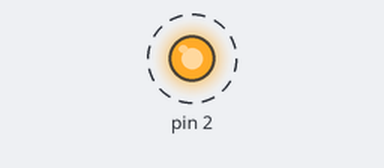
A sketch run on a simulated Arduino Uno, built with avr-gcc and run on an emulated ATmega328P. On the bench: output pins drawn as LEDs (lit = HIGH). Dashed ring = blinking.

Above: at 0.2 s.
Timing chart, 0 to 3.0 s (numbered marks = the images above):
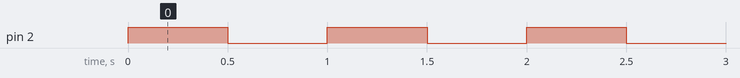

Measured:
- by itself, pin 2: alternates HIGH for 0.50 s and LOW for 0.50 s

The sketch:

pratica_1.ino
```cpp
#define T 1000
void setup() {
  pinMode(2, OUTPUT);
}

void loop() {
  digitalWrite(2, HIGH);
  delay(T/2);
  digitalWrite(2, LOW);
  delay(T/2);
}
```
